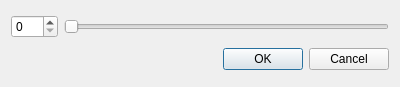
<?xml version="1.0" encoding="UTF-8"?>
<ui version="4.0">
 <class>DialogBlur</class>
 <widget class="QDialog" name="DialogBlur">
  <property name="geometry">
   <rect>
    <x>0</x>
    <y>0</y>
    <width>400</width>
    <height>87</height>
   </rect>
  </property>
  <property name="windowTitle">
   <string>Dialog</string>
  </property>
  <layout class="QVBoxLayout" name="verticalLayout">
   <item>
    <layout class="QHBoxLayout" name="horizontalLayout">
     <item>
      <widget class="QSpinBox" name="blurSpinBox">
       <property name="maximum">
        <number>100</number>
       </property>
      </widget>
     </item>
     <item>
      <widget class="QSlider" name="blurSlider">
       <property name="maximum">
        <number>100</number>
       </property>
       <property name="orientation">
        <enum>Qt::Horizontal</enum>
       </property>
      </widget>
     </item>
    </layout>
   </item>
   <item>
    <widget class="QDialogButtonBox" name="buttonBox">
     <property name="orientation">
      <enum>Qt::Horizontal</enum>
     </property>
     <property name="standardButtons">
      <set>QDialogButtonBox::Cancel|QDialogButtonBox::Ok</set>
     </property>
    </widget>
   </item>
  </layout>
 </widget>
 <resources/>
 <connections>
  <connection>
   <sender>buttonBox</sender>
   <signal>accepted()</signal>
   <receiver>DialogBlur</receiver>
   <slot>accept()</slot>
   <hints>
    <hint type="sourcelabel">
     <x>248</x>
     <y>254</y>
    </hint>
    <hint type="destinationlabel">
     <x>157</x>
     <y>274</y>
    </hint>
   </hints>
  </connection>
  <connection>
   <sender>buttonBox</sender>
   <signal>rejected()</signal>
   <receiver>DialogBlur</receiver>
   <slot>reject()</slot>
   <hints>
    <hint type="sourcelabel">
     <x>316</x>
     <y>260</y>
    </hint>
    <hint type="destinationlabel">
     <x>286</x>
     <y>274</y>
    </hint>
   </hints>
  </connection>
  <connection>
   <sender>blurSlider</sender>
   <signal>valueChanged(int)</signal>
   <receiver>blurSpinBox</receiver>
   <slot>setValue(int)</slot>
   <hints>
    <hint type="sourcelabel">
     <x>221</x>
     <y>28</y>
    </hint>
    <hint type="destinationlabel">
     <x>28</x>
     <y>28</y>
    </hint>
   </hints>
  </connection>
  <connection>
   <sender>blurSpinBox</sender>
   <signal>valueChanged(int)</signal>
   <receiver>blurSlider</receiver>
   <slot>setValue(int)</slot>
   <hints>
    <hint type="sourcelabel">
     <x>31</x>
     <y>28</y>
    </hint>
    <hint type="destinationlabel">
     <x>224</x>
     <y>28</y>
    </hint>
   </hints>
  </connection>
 </connections>
</ui>
